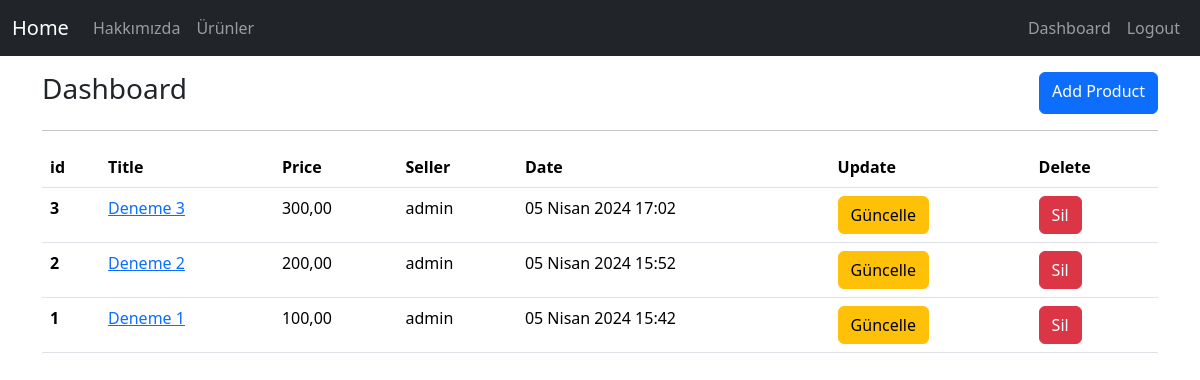
The app's page /products/dashboard/ (signed in), older data.
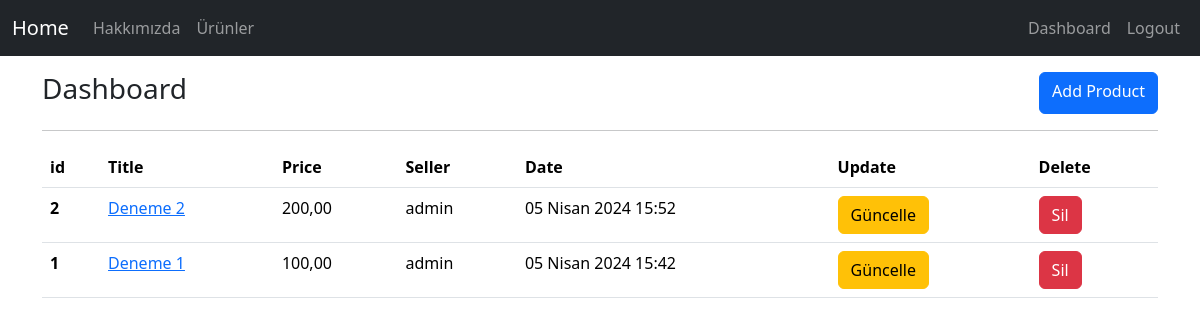
The same page, newer data.
### product/models.py (models this page shows, shortened)
class Product(models.Model):
    seller = models.ForeignKey("auth.User", on_delete = models.CASCADE, verbose_name = "Satıcı") # User silindiğinde ona ait olanlarda silinir.
    title = models.CharField(max_length = 50, verbose_name = "Ürün Adı")
    price = models.DecimalField(max_digits=10, decimal_places=2, verbose_name="Fiyat")
    content = models.TextField(verbose_name = "İçerik")
    created_date = models.DateTimeField(auto_now_add = True, verbose_name = "Oluşturulma Tarihi") # Eklenme Tarihi
    product_image = models.FileField(blank=True, null=True, verbose_name = "Fotoğraf")
    class Meta:
        ordering = ['-created_date']

### product/views.py (the view)
# urls.py: path("dashboard/", views.dashboard, name="dashboard"),
@login_required(login_url="user:login")
def dashboard(request):
    products = Product.objects.filter(seller = request.user)
    context = {
        "products":products
    }
    return render(request, "dashboard.html", context)

### templates/dashboard.html
{% extends "layout.html" %}
{% block body %}
<div class="d-flex justify-content-between">
    <h3>Dashboard</h3>
    <a href="{% url 'product:addproduct'%}" class="btn btn-primary">Add Product</a>
</div>
<hr>
{% if products %}
    <table class="table">
        <thead>
            <tr>
                <th scope="col">id</th>
                <th scope="col">Title</th>
                <th scope="col">Price</th>
                <th scope="col">Seller</th>
                <th scope="col">Date</th>
                <th scope="col">Update</th>
                <th scope="col">Delete</th>
            </tr>
        </thead>
        <tbody>
            {% for product in products %}
                <tr>
                    <th scope="row">{{product.id}}</th>
                    <td><a href="{% url 'product:detail' product.id %}">{{product.title}}</a></td>
                    <td>{{product.price}}</td>
                    <td>{{product.seller.username}}</td>
                    <td>{{product.created_date}}</td>
                    <td><a href="{% url 'product:update' product.id %}" class = "btn btn-warning">Güncelle</a></td>
                    <td><a href="{% url 'product:delete' product.id %}" class = "btn btn-danger">Sil</a> </td>
                </tr>
            {% endfor %}
        </tbody>
    </table>
{% else %}
    <div class = "alert alert-danger mt-3">
        Ürün yok.
    </div>
{% endif %}
{% endblock body %}

Row changes from the older to the newer data that the page shows:
removed Product: id "3", title "Deneme 3", price "300,00", seller.username "admin", created_date "05 Nisan 2024 17:02"
